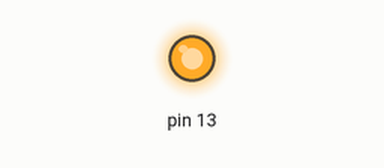
Recording of a sketch running on a simulated Arduino Uno, built with avr-gcc and run on an emulated ATmega328P. Shown: output pins drawn as LEDs (lit = HIGH).

Above: at 0.5 s.
At 35.0 s:
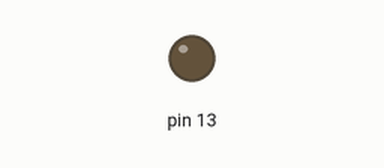
Timing chart, 0 to 39.0 s (numbered marks = the images above):
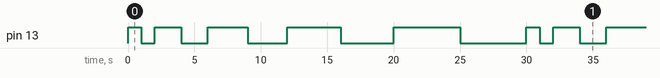

Measured:
- by itself, pin 13: repeats every 30.0 s: LOW 1.0 s, HIGH 2.0 s, LOW 2.0 s, HIGH 3.0 s, LOW 3.0 s, HIGH 4.0 s, LOW 4.0 s, HIGH 5.0 s, LOW 5.0 s, HIGH 1.0 s
- by itself, everything shown: repeats every 30.0 s, in 10 steps

The sketch:

Circuit_01_Aleration_3.ino
```cpp
/*

Example sketch 01

BLINKING A LED

  Turn an LED on for one second, off for one second,
  and repeat forever.

Hardware connections:

  Most Arduinos already have an LED and resistor connected to
  pin 13, so you may not need any additional circuitry.

  But if you'd like to connect a second LED to pin 13, or use
  a different pin, follow these steps:

    Connect the positive side of your LED (longer leg) to Arduino
    digital pin 13 (or another digital pin, don't forget to change
    the code to match).

    Connect the negative side of your LED (shorter leg) to a
    330 Ohm resistor (orange-orange-brown). Connect the other side
    of the resistor to ground.

    pin 13 _____ + LED - _____ 330 Ohm _____ GND

    (We always use resistors between the Arduino and and LEDs
    to keep the LEDs from burning out due to too much current.)

This sketch was written by SparkFun Electronics,
with lots of help from the Arduino community.
This code is completely free for any use.
Visit http://www.arduino.cc to learn about the Arduino.

Version 2.0 6/2012 MDG
*/


// Welcome to Arduino!

// If you're brand-new to this, there will be some new things to
// learn, but we'll jump right in and explain things as we go.

// The Arduino is a tiny computer that runs programs called
// "sketches". These are text files written using instructions
// the computer understances. You're reading a sketch right now.

// Sketches have computer code in them, but also (hopefully)
// "comments" that explain what the code does. Comments and code
// will have different colors in the editor so you can tell them
// apart.

// This is a comment - anything on a line after "//" is ignored
// by the computer.

/* This is also a comment - this one can be multi-line, but it
must start and end with these characters */

// A "function" is a named block of code, that performs a specific,
// well, function. Many useful functions are already built-in to
// the Arduino; others you'll name and write yourself for your
// own purposes.

// All Arduino sketches MUST have two specific functions, named
// "setup()" and "loop()". The Arduino runs these functions
// automatically when it starts up or if you press the reset
// button. You'll typically fill these function "shells" with your
// own code. Let's get started!


// The setup() function runs once when the sketch starts.
// You'll use it for things you need to do first, or only once:


void setup()
{
  // The Arduino has 13 digital input/output pins. These pins
  // can be configured as either inputs or outputs. We set this
  // up with a built-in function called pinMode().

  // The pinMode() function takes two values, which you type in
  // the parenthesis after the function name. The first value is
  // a pin number, the second value is the word INPUT or OUTPUT.

  // Here we'll set up pin 13 (the one connected to a LED) to be
  // an output. We're doing this because we need to send voltage
  // "out" of the Arduino to the LED.

  pinMode(13, OUTPUT);

  // By the way, the Arduino offers many useful built-in functions
  // like this one. You can find information on all of them at the
  // Arduino website: http://arduino.cc/en/Reference
}


// After setup() finishes, the loop() function runs over and over
// again, forever (or until you turn off or reset the Arduino).
// This is usually where the bulk of your program lives:


void loop()
{
  for(int i = 1; i <= 5; i++) {
    // The 13 digital pins on your Arduino are great at inputting
    // and outputting on/off, or "digital" signals. These signals
    // will always be either 5 Volts (which we call "HIGH"), or
    // 0 Volts (which we call "LOW").

    // Because we have an LED connected to pin 13, if we make that
    // output HIGH, the LED will get voltage and light up. If we make
    // that output LOW, the LED will have no voltage and turn off.

    // digitalWrite() is the built-in function we use to make an
    // output pin HIGH or LOW. It takes two values; a pin number,
    // followed by the word HIGH or LOW:

    digitalWrite(13, HIGH);   // Turn on the LED

    // delay() is a function that pauses for a given amount of time.
    // It takes one value, the amount of time to wait, measured in
    // milliseconds. There are 1000 milliseconds in a second, so if
    // you delay(1000), it will pause for exactly one second:

    delay(i * 1000);              // Wait for one second

    digitalWrite(13, LOW);    // Turn off the LED

    delay(i * 1000);              // Wait for one second

    // All together, the above code turns the LED on, waits one
    // second, turns it off, and waits another second.

    // When the computer gets to the end of the loop() function,
    // it starts loop() over again. So this program will continue
    // blinking the LED on and off!

    // Try changing the 1000 in the above delay() functions to
    // different numbers and see how it affects the timing. Smaller
    // values will make the loop run faster. (Why?)
  }
}
```
